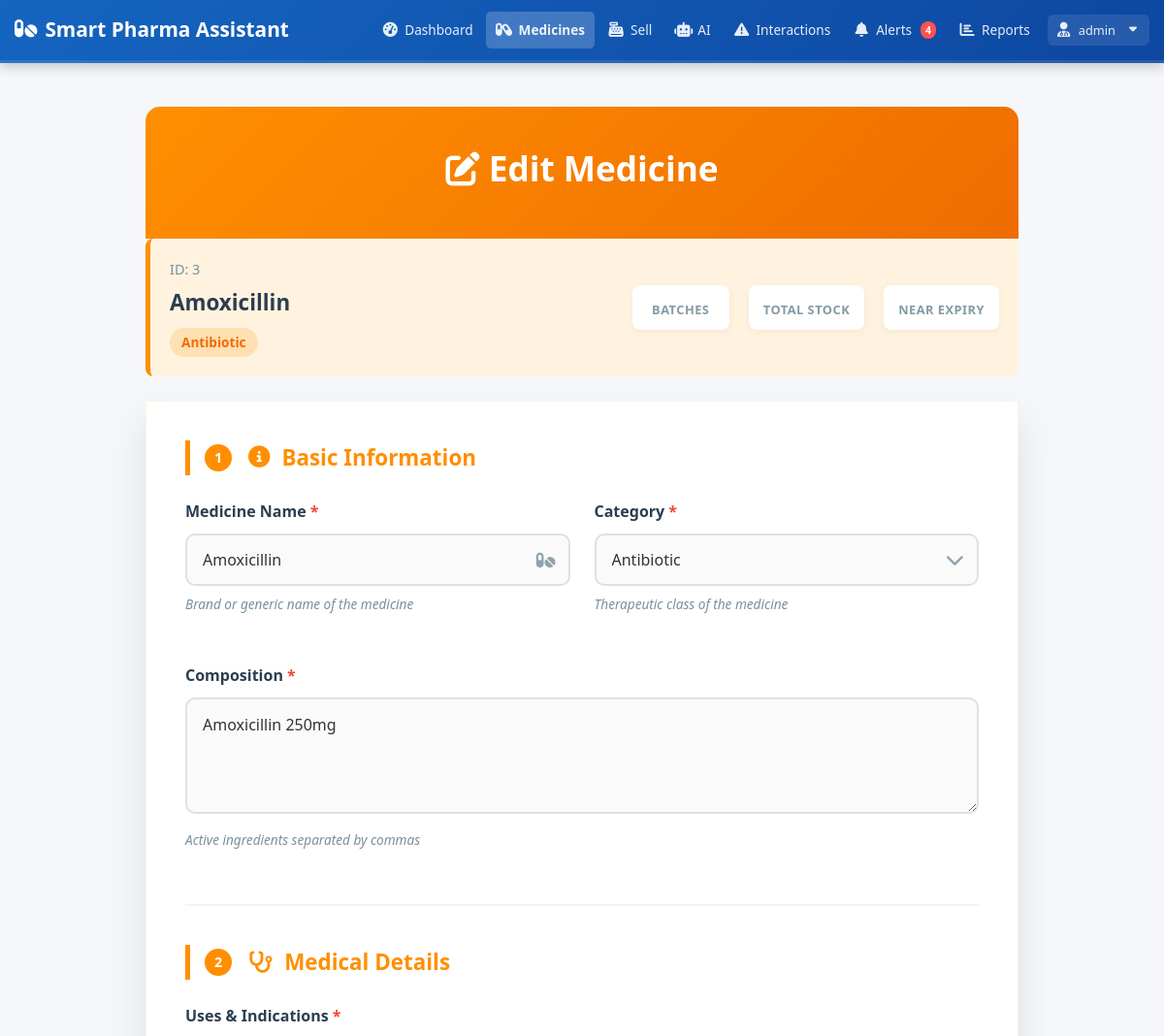
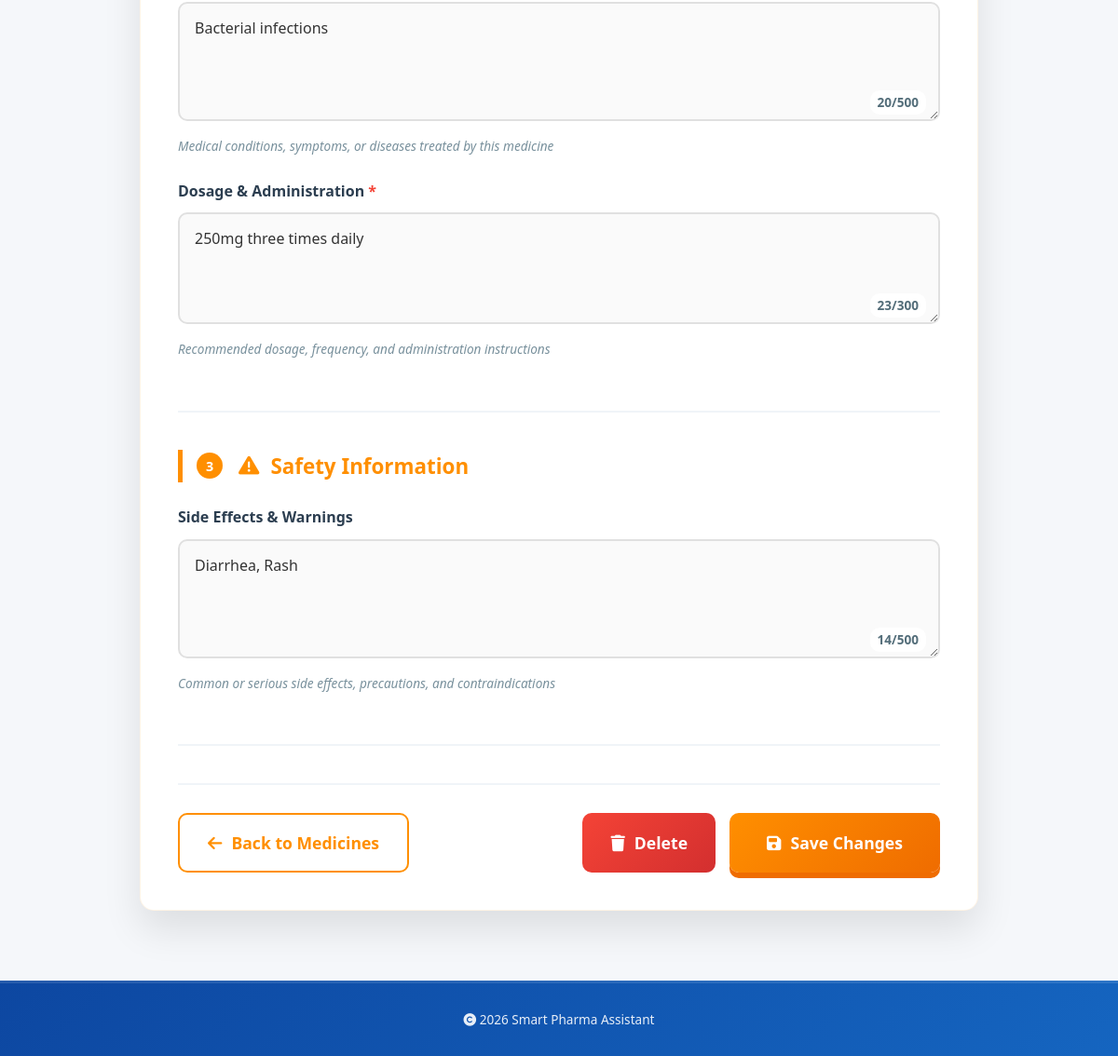
The app's page /medicine/edit/3 (signed in) with its own data (2 pictures, top to bottom).
### tables this page shows
CREATE TABLE medicines (
            id INTEGER PRIMARY KEY AUTOINCREMENT,
            name TEXT NOT NULL,
            composition TEXT,
            uses TEXT,
            dosage TEXT,
            side_effects TEXT,
            category TEXT,
            created_at TIMESTAMP DEFAULT CURRENT_TIMESTAMP,
            updated_at TIMESTAMP DEFAULT CURRENT_TIMESTAMP
        );

### app.py (the view, shortened to what this page needs)
@app.route('/medicine/edit/<int:id>', methods=['GET', 'POST'])
@login_required
def edit_medicine(id):
    try:
        db = get_db()
        medicine = db.execute('SELECT * FROM medicines WHERE id = ?', (id,)).fetchone()
        db.close()
        if not medicine:
            flash('❌ Medicine not found', 'danger')
            return redirect(url_for('view_medicines'))
        return render_template('edit_medicine.html',
                             medicine=medicine,
                             current_date=datetime.now())
    except Exception as e:
        flash(f'❌ Error editing medicine: {str(e)}', 'danger')
        return redirect(url_for('view_medicines'))

### app.py (called while the page is built)
def get_db():
    conn = sqlite3.connect('pharma.db')
    conn.row_factory = sqlite3.Row
    return conn

def login_required(f):
    @wraps(f)
    def decorated_function(*args, **kwargs):
        if 'user_id' not in session:
            flash('Please login first', 'danger')
            return redirect(url_for('login'))
        return f(*args, **kwargs)
    return decorated_function

@app.before_request
def before_request():
    if 'user_id' in session:
        db = get_db()
        unread_alerts = db.execute('SELECT COUNT(*) as count FROM alerts WHERE is_read = 0').fetchone()['count']
        g.unread_alerts_count = unread_alerts
        db.close()

### templates/edit_medicine.html (shortened to what this page needs)
{% extends "base.html" %}
{% block content %}
<div class="edit-medicine-container">
    <div class="form-header">
        <h1><i class="fas fa-edit"></i> Edit Medicine</h1>
    </div>
    <div class="medicine-info-banner">
        <div class="medicine-basic-info">
            <div class="medicine-id">ID: {{ medicine.id }}</div>
            <div class="medicine-name-display">{{ medicine.name }}</div>
            <span class="medicine-category">{{ medicine.category }}</span>
        </div>
        <div class="medicine-stats">
            <div class="stat-item">
                <div class="stat-label">Batches</div>
            </div>
            <div class="stat-item">
                <div class="stat-label">Total Stock</div>
            </div>
            <div class="stat-item">
                <div class="stat-label">Near Expiry</div>
            </div>
        </div>
    </div>
    <form method="POST" action="{{ url_for('edit_medicine', id=medicine.id) }}" id="editMedicineForm" class="edit-form-container">
        <div class="form-section">
            <h2 class="section-title">
                <span class="section-number">1</span>
                <i class="fas fa-info-circle"></i> Basic Information
            </h2>
            <div class="form-row">
                <div class="form-field">
                    <label class="form-label required" for="name">Medicine Name</label>
                    <div class="input-group">
                        <input type="text"
                               id="name"
                               name="name"
                               class="form-control"
                               value="{{ medicine.name }}"
                               required
                               maxlength="100"
                               autofocus>
                        <span class="input-icon">
                        </span>
                    </div>
                    <span class="form-help">Brand or generic name of the medicine</span>
                </div>
                <div class="form-field">
                    <label class="form-label required" for="category">Category</label>
                    <div class="category-select-container">
                        <select id="category" name="category" class="category-select" required>
                            {% set categories = [
                                'Analgesic', 'Antibiotic', 'Antihistamine', 'Antacid', 'NSAID',
                                'Anti-diabetic', 'Statin', 'Thyroid hormone', 'Bronchodilator',
                                'Proton pump inhibitor', 'ARB', 'SSRI', 'Vitamin', 'Other'
                            ] %}
                            {% for cat in categories %}
                            <option value="{{ cat }}" {% if medicine.category == cat %}selected{% endif %}>
                                {{ cat }}
                            </option>
                            {% endfor %}
                        </select>
                        <span class="select-arrow">
                        </span>
                    </div>
                    <span class="form-help">Therapeutic class of the medicine</span>
                </div>
            </div>
            <div class="form-field">
                <label class="form-label required" for="composition">Composition</label>
                <textarea id="composition"
                          name="composition"
                          class="form-control"
                          rows="3"
                          maxlength="300"
                          required>{{ medicine.composition or '' }}</textarea>
                <span class="form-help">Active ingredients separated by commas</span>
            </div>
        </div>
        <div class="form-section">
            <h2 class="section-title">
                <span class="section-number">2</span>
                <i class="fas fa-stethoscope"></i> Medical Details
            </h2>
            <div class="form-field">
                <label class="form-label required" for="uses">Uses & Indications</label>
                <div class="textarea-container">
                    <textarea id="uses"
                              name="uses"
                              class="form-control"
                              rows="4"
                              maxlength="500"
                              required>{{ medicine.uses or '' }}</textarea>
                    <div class="textarea-counter">
                        <span id="usesCounter" class="character-count">0/500</span>
                    </div>
                </div>
                <span class="form-help">Medical conditions, symptoms, or diseases treated by this medicine</span>
            </div>
            <div class="form-field">
                <label class="form-label required" for="dosage">Dosage & Administration</label>
                <div class="textarea-container">
                    <textarea id="dosage"
                              name="dosage"
                              class="form-control"
                              rows="3"
                              maxlength="300"
                              required>{{ medicine.dosage or '' }}</textarea>
                    <div class="textarea-counter">
                        <span id="dosageCounter" class="character-count">0/300</span>
                    </div>
                </div>
                <span class="form-help">Recommended dosage, frequency, and administration instructions</span>
            </div>
        </div>
        <div class="form-section">
            <h2 class="section-title">
                <span class="section-number">3</span>
                <i class="fas fa-exclamation-triangle"></i> Safety Information
            </h2>
            <div class="form-field">
                <label class="form-label" for="side_effects">Side Effects & Warnings</label>
                <div class="textarea-container">
                    <textarea id="side_effects"
                              name="side_effects"
                              class="form-control"
                              rows="4"
                              maxlength="500">{{ medicine.side_effects or '' }}</textarea>
                    <div class="textarea-counter">
                        <span id="sideEffectsCounter" class="character-count">0/500</span>
                    </div>
                </div>
                <span class="form-help">Common or serious side effects, precautions, and contraindications</span>
            </div>
        </div>
        <div class="form-actions">
            <div>
                <a href="{{ url_for('view_medicines') }}" class="secondary-btn">
                    <i class="fas fa-arrow-left"></i> Back to Medicines
                </a>
            </div>
            <div style="display: flex; gap: 15px;">
                <button type="button" class="danger-btn" id="deleteBtn">
                    <i class="fas fa-trash"></i> Delete
                </button>
                <button type="submit" class="submit-btn" id="submitBtn">
                    <i class="fas fa-save"></i> Save Changes
                </button>
            </div>
        </div>
    </form>
</div>
{% endblock %}

### static/css/theme-3d.css (style rules this page uses)
:root { --primary-deep: #0D47A1; --primary-main: #1565C0; --primary-light: #42A5F5; --primary-gradient: linear-gradient(145deg, #1565C0, #0D47A1); --secondary-deep: #00695C; --secondary-main: #00897B; --secondary-light: #4DB6AC; --secondary-gradient: linear-gradient(145deg, #00897B, #00695C); --background: #F5F7FA; --card-white: #FFFFFF; --alert-amber: #FF8F00; --alert-red: #D32F2F; --success-green: #388E3C; --info-blue: #0288D1; --text-primary: #263238; --text-secondary: #546E7A; --text-light: #78909C; --shadow-light: 0 2px 4px rgba(0, 0, 0, 0.1); --shadow-medium: 0 4px 8px rgba(0, 0, 0, 0.15); --shadow-heavy: 0 8px 16px rgba(0, 0, 0, 0.2); --shadow-primary: 0 6px 12px rgba(21, 101, 192, 0.25); }
* { margin: 0; padding: 0; box-sizing: border-box; font-family: 'Segoe UI', Tahoma, Geneva, Verdana, sans-serif; }
body { background: var(--background); color: var(--text-primary); min-height: 100vh; line-height: 1.6; }
.stat-label { font-size: 1.1rem; opacity: 0.9; font-weight: 500; }
.form-label { display: block; margin-bottom: 8px; font-weight: 600; color: var(--text-primary); font-size: 1rem; }
.form-control { width: 100%; padding: 12px 15px; border: 2px solid #E0E0E0; border-radius: 8px; font-size: 16px; transition: all 0.3s; background: #fafafa; }

### records on screen
medicines: id "3", name "Amoxicillin", category "Antibiotic", composition "Amoxicillin 250mg", uses "Bacterial infections", dosage "250mg three times daily", side_effects "Diarrhea, Rash"

### other values on screen
{{ g.unread_alerts_count }} "4"
